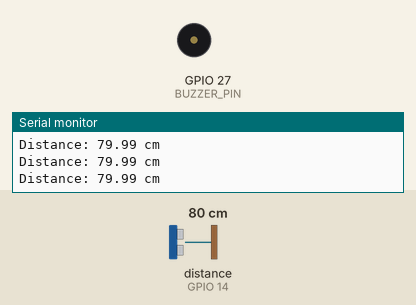
Recording of a sketch running on a simulated ESP32. On the bench: buzzer (waves = sounding, pin HIGH), the last lines printed to the serial monitor. Wiring (inferred from the names in the program): ultrasonic range finder: trigger GPIO 12; echo GPIO 14. The test bench sets the inputs (shaded band); at power-on: distance to the obstacle (sensor on GPIO 14) 80 cm. The echo pulse lasts 58.3 µs per cm; pins used as bus, display or sensor lines are not drawn.

Above: at 1.2 s.
1.3 s: distance to the obstacle (sensor on GPIO 14) set to 22 cm
2.8 s: distance to the obstacle (sensor on GPIO 14) set to 19 cm
At 3.5 s:
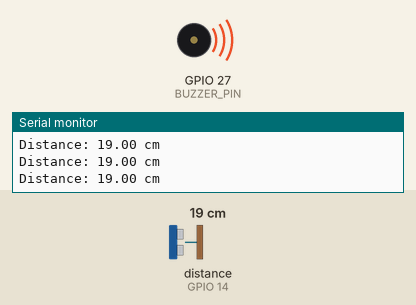
4.3 s: distance to the obstacle (sensor on GPIO 14) set to 35 cm
At 5.5 s:
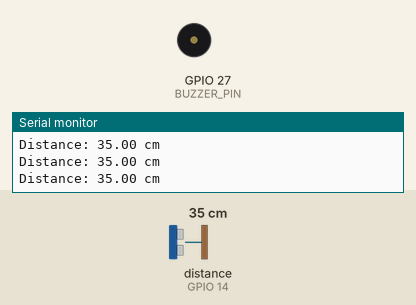
5.8 s: distance to the obstacle (sensor on GPIO 14) set to 2 cm
At 6.8 s:
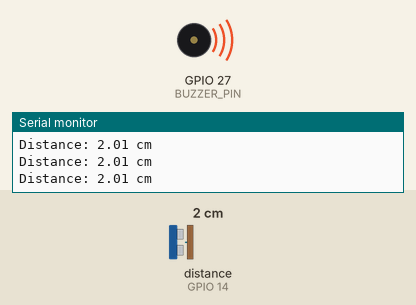
Timing chart, 0 to 8.3 s (numbered marks = the images above; inputs shaded):
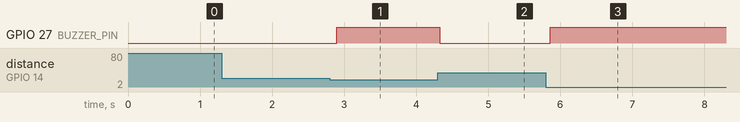

The sketch:

sketch_Ultrasonic_distance.ino
```cpp
#define TRIG_PIN 12  // GPIO pin for Trigger
#define ECHO_PIN 14  // GPIO pin for Echo
#define BUZZER_PIN 27 // GPIO pin for Buzzer

void setup() {
  Serial.begin(115200);
  pinMode(TRIG_PIN, OUTPUT);
  pinMode(ECHO_PIN, INPUT);
  pinMode(BUZZER_PIN, OUTPUT);
}

void loop() {
  long duration;
  float distance;

  // Send a 10-microsecond pulse to trigger pin
  digitalWrite(TRIG_PIN, LOW);
  delayMicroseconds(2);
  digitalWrite(TRIG_PIN, HIGH);
  delayMicroseconds(10);
  digitalWrite(TRIG_PIN, LOW);

  // Read the echo pin, calculate duration
  duration = pulseIn(ECHO_PIN, HIGH);

  // Calculate distance in cm
  distance = duration * 0.0343 / 2;

  Serial.print("Distance: ");
  Serial.print(distance);
  Serial.println(" cm");

  // Check distance condition
  if (distance < 20 ) {
    digitalWrite(BUZZER_PIN, HIGH); // Turn on buzzer
  } else {
    digitalWrite(BUZZER_PIN, LOW);  // Keep buzzer off
  }

  delay(100);
}
```

Measured:
- the behaviour switches between 21 and 20 cm on distance to the obstacle (sensor on GPIO 14) (found by bisection; images 0 and 1)
- after the input at 2.8 s, GPIO 27 (BUZZER_PIN): LOW → HIGH after 0.10 s
- after the input at 4.3 s, GPIO 27 (BUZZER_PIN): HIGH → LOW at once
- after the input at 5.8 s, GPIO 27 (BUZZER_PIN): LOW → HIGH after 0.06 s
